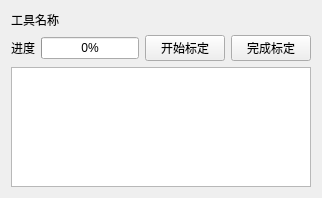
<?xml version="1.0" encoding="UTF-8"?>
<ui version="4.0">
 <class>stkPivotCalibrationWidget</class>
 <widget class="QWidget" name="stkPivotCalibrationWidget">
  <property name="geometry">
   <rect>
    <x>0</x>
    <y>0</y>
    <width>318</width>
    <height>191</height>
   </rect>
  </property>
  <property name="windowTitle">
   <string>stkPivotCalibrationWidget</string>
  </property>
  <layout class="QVBoxLayout" name="verticalLayout">
   <item>
    <layout class="QHBoxLayout" name="horizontalLayout">
     <item>
      <widget class="QLabel" name="label">
       <property name="text">
        <string>工具名称</string>
       </property>
      </widget>
     </item>
     <item>
      <widget class="QLabel" name="toolDescriptionLabel">
       <property name="text">
        <string/>
       </property>
      </widget>
     </item>
    </layout>
   </item>
   <item>
    <layout class="QHBoxLayout" name="horizontalLayout_2">
     <item>
      <widget class="QLabel" name="label_2">
       <property name="text">
        <string>进度</string>
       </property>
      </widget>
     </item>
     <item>
      <widget class="QProgressBar" name="progressBar">
       <property name="value">
        <number>0</number>
       </property>
      </widget>
     </item>
     <item>
      <widget class="QPushButton" name="computeCalibrationButton">
       <property name="text">
        <string>开始标定</string>
       </property>
      </widget>
     </item>
     <item>
      <widget class="QPushButton" name="completeCalibrationButton">
       <property name="text">
        <string>完成标定</string>
       </property>
      </widget>
     </item>
    </layout>
   </item>
   <item>
    <widget class="QPlainTextEdit" name="outputEdit">
     <property name="minimumSize">
      <size>
       <width>300</width>
       <height>120</height>
      </size>
     </property>
    </widget>
   </item>
  </layout>
 </widget>
 <layoutdefault spacing="6" margin="11"/>
 <resources/>
 <connections/>
</ui>
